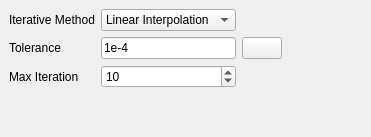
              <widget class="QWidget" name="w_Tune_Settings" native="true">
               <layout class="QGridLayout" name="gridLayout_6">
                <property name="leftMargin">
                 <number>0</number>
                </property>
                <property name="topMargin">
                 <number>0</number>
                </property>
                <property name="rightMargin">
                 <number>0</number>
                </property>
                <property name="bottomMargin">
                 <number>0</number>
                </property>
                <item row="1" column="0">
                 <widget class="QWidget" name="w_Iteration_Settings" native="true">
                  <layout class="QGridLayout" name="gridLayout_13">
                   <item row="3" column="3">
                    <spacer name="horizontalSpacer_4">
                     <property name="orientation">
                      <enum>Qt::Horizontal</enum>
                     </property>
                     <property name="sizeHint" stdset="0">
                      <size>
                       <width>40</width>
                       <height>20</height>
                      </size>
                     </property>
                    </spacer>
                   </item>
                   <item row="4" column="1">
                    <widget class="QSpinBox" name="sb_Max_Iteration">
                     <property name="minimum">
                      <number>5</number>
                     </property>
                     <property name="value">
                      <number>10</number>
                     </property>
                    </widget>
                   </item>
                   <item row="4" column="0">
                    <widget class="QLabel" name="label_15">
                     <property name="maximumSize">
                      <size>
                       <width>150</width>
                       <height>16777215</height>
                      </size>
                     </property>
                     <property name="text">
                      <string>Max Iteration</string>
                     </property>
                    </widget>
                   </item>
                   <item row="1" column="1">
                    <widget class="QComboBox" name="cb_Iterative_Method">
                     <property name="maximumSize">
                      <size>
                       <width>175</width>
                       <height>16777215</height>
                      </size>
                     </property>
                     <item>
                      <property name="text">
                       <string>Linear Interpolation</string>
                      </property>
                     </item>
                    </widget>
                   </item>
                   <item row="3" column="0">
                    <widget class="QLabel" name="label_14">
                     <property name="maximumSize">
                      <size>
                       <width>150</width>
                       <height>16777215</height>
                      </size>
                     </property>
                     <property name="text">
                      <string>Tolerance</string>
                     </property>
                    </widget>
                   </item>
                   <item row="5" column="1">
                    <spacer name="verticalSpacer">
                     <property name="orientation">
                      <enum>Qt::Vertical</enum>
                     </property>
                     <property name="sizeHint" stdset="0">
                      <size>
                       <width>20</width>
                       <height>40</height>
                      </size>
                     </property>
                    </spacer>
                   </item>
                   <item row="1" column="0">
                    <widget class="QLabel" name="label_20">
                     <property name="maximumSize">
                      <size>
                       <width>150</width>
                       <height>16777215</height>
                      </size>
                     </property>
                     <property name="text">
                      <string>Iterative Method</string>
                     </property>
                    </widget>
                   </item>
                   <item row="3" column="1">
                    <widget class="QLineEdit" name="le_Tolerance">
                     <property name="maximumSize">
                      <size>
                       <width>175</width>
                       <height>16777215</height>
                      </size>
                     </property>
                     <property name="text">
                      <string>1e-4</string>
                     </property>
                    </widget>
                   </item>
                   <item row="3" column="2">
                    <widget class="QPushButton" name="pushButton">
                     <property name="toolTip">
                      <string>&lt;html&gt;&lt;head/&gt;&lt;body&gt;&lt;p&gt;Thresholds smaller than 1e-5 make no difference because the frequency result output of SLANS is rounded to 4 dp.&lt;/p&gt;&lt;/body&gt;&lt;/html&gt;</string>
                     </property>
                     <property name="text">
                      <string/>
                     </property>
                     <property name="icon">
                      <iconset resource="../qss/icons.qrc">
                       <normaloff>:/icons/icons/PNG/zoom.png</normaloff>:/icons/icons/PNG/zoom.png</iconset>
                     </property>
                    </widget>
                   </item>
                  </layout>
                 </widget>
                </item>
                <item row="1" column="3">
                 <spacer name="horizontalSpacer_3">
                  <property name="orientation">
                   <enum>Qt::Horizontal</enum>
                  </property>
                  <property name="sizeHint" stdset="0">
                   <size>
                    <width>40</width>
                    <height>20</height>
                   </size>
                  </property>
                 </spacer>
                </item>
               </layout>
              </widget>
